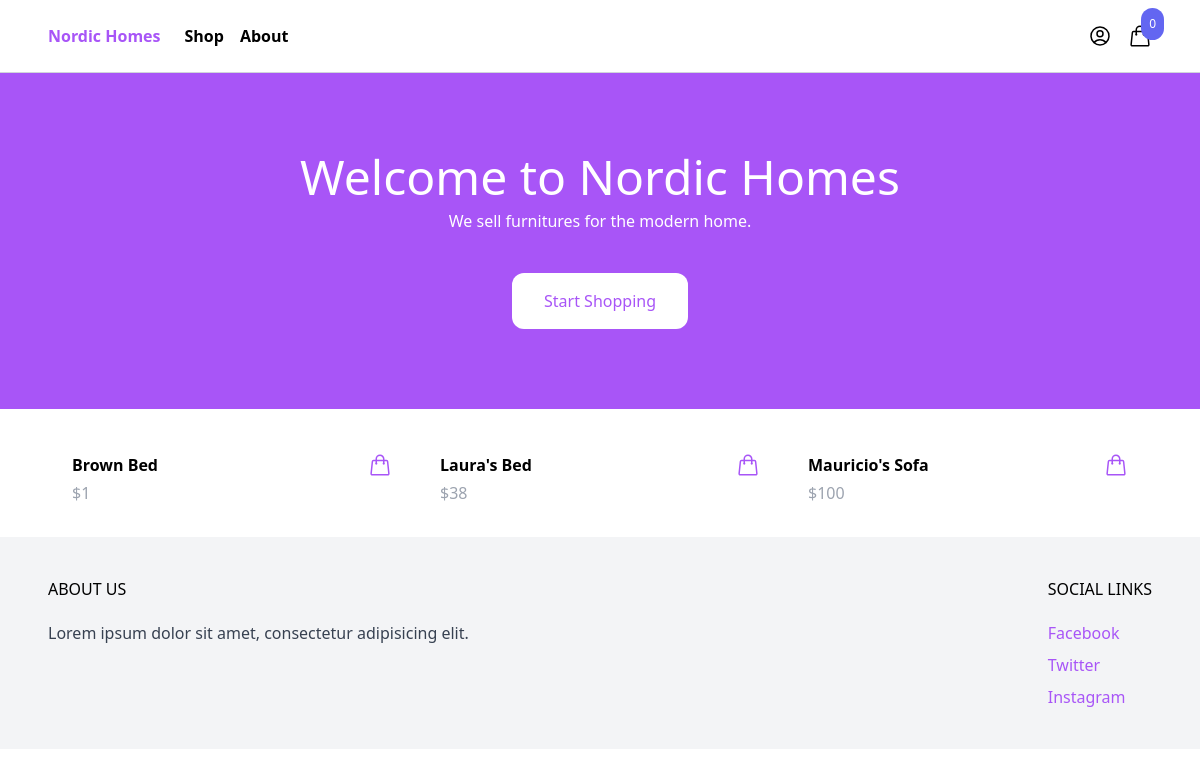
The page / on the database its author committed.
### product/models.py (models this page shows, shortened)
class Product(models.Model):
    category = models.ForeignKey(Category, related_name='products', on_delete=models.CASCADE)
    name = models.CharField(max_length=255)
    slug = models.SlugField()
    description = models.TextField(blank=True, null=True)
    price = models.IntegerField()
    created_at = models.DateTimeField(auto_now_add=True)
    image = models.ImageField(upload_to='uploads/', blank=True, null=True)
    thumbnail = models.ImageField(upload_to='uploads/', blank=True, null=True)
    class Meta:
        ordering = ('-created_at',)

### core/views.py (the view)
# urls.py: path('', frontpage, name='frontpage'),
def frontpage(request):
    products = Product.objects.all()[0:8]
    return render(request, 'core/frontpage.html', {'products': products})

### cart/cart.py (called while the page is built)
    def __len__(self):
        return sum(item['quantity'] for item in self.cart.values())

### cart/context_processors.py (called while the page is built)
def cart(request):
    return {'cart': Cart(request)}

### core/templates/core/frontpage.html (shortened to what this page needs)
{% extends 'core/base.html' %}
{% block content %}
<header class="px-6 py-10 lg:py-20 bg-purple-500">
    <div class="max-w-3xl mx-auto text-center">
        <p class="mb-2 text-3xl lg:text-5xl text-white">Welcome to Nordic Homes</p>
        <p class="mb-10 text-white">We sell furnitures for the modern home.</p>
        <a href="#" class="inline-block px-8 py-4 rounded-xl bg-white text-purple-500 hover:bg-gray-200">Start Shopping</a>
    </div>
</header>
<div class="max-w-6xl mx-auto py-2 px-6 xl:px-0">
    <div class="products flex items-center flex-wrap">
        {% for product in products %}
        <div class="w-full md:w-1/3 xl:w-1/4 p-6">
            <div class="pt-3 flex items-center justify-between ">
                <a href="#" class="font-semibold">{{product.name}}</a>
                <a href="#" class="text-purple-500 hover:text-purple-800">
                </a>
            </div>
            <p class="pt-1 text-gray-400">${{product.price}}</p>
        </div>
        {% endfor %}
    </div>
</div>
{% endblock %}

### rows shown on the page
Product: name "Brown Bed", price "1"
Product: name "Laura's Bed", price "38"
Product: name "Mauricio's Sofa", price "100"

### other values the page prints
{{ cart|length }} "0"
